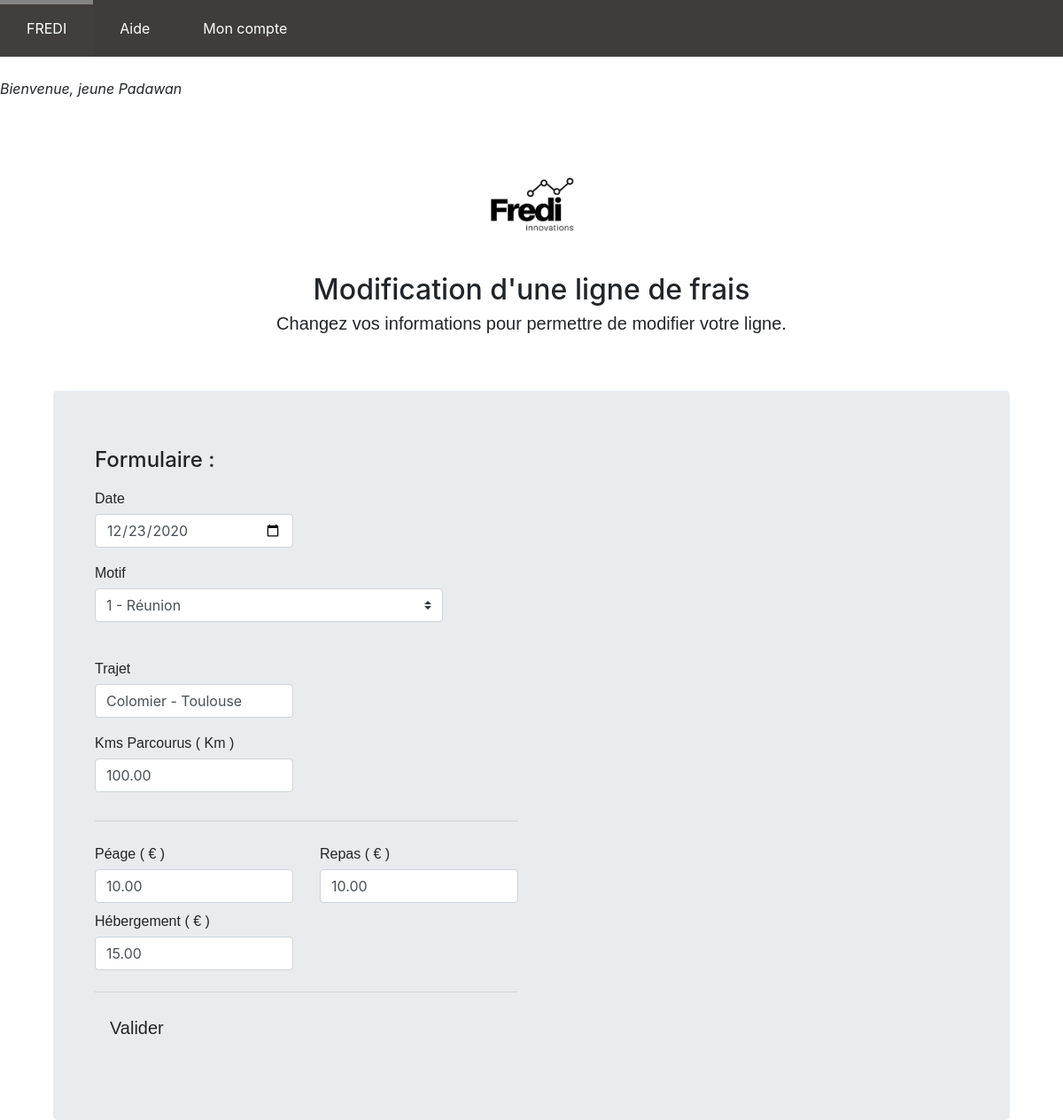
Page /FREDI/Modification_LDF.php?id=1 on the committed database.
### tables this page shows
CREATE TABLE `ligne_de_frais` (
  `id_ligne` int(11) NOT NULL,
  `date_frais` date NOT NULL,
  `lib_trajet` varchar(50) NOT NULL,
  `cout_peage` decimal(10,2) NOT NULL,
  `cout_repas` decimal(10,2) NOT NULL,
  `cout_hebergement` decimal(10,2) NOT NULL,
  `nb_km` decimal(10,2) NOT NULL,
  `total_km` decimal(10,2) NOT NULL,
  `total_ligne` decimal(10,2) NOT NULL,
  `code_statut` int(11) NOT NULL,
  `id_motif` int(11) NOT NULL,
  `annee` int(11) NOT NULL,
  `id_note` int(11) NOT NULL
);

### FREDI/classes/LignesDAO.php (called while the page is built, shortened)
<?php
class LignesDAO extends DAO {
    public function find($id)
    {
        $sql = "SELECT * FROM ligne_de_frais WHERE id_ligne= :id_ligne";
        try {
            $params = array(":id_ligne" => $id);
            $sth=$this->executer($sql, $params);
            $row = $sth->fetch(PDO::FETCH_ASSOC);
        } catch (PDOException $e) {
            die("Erreur lors de la requête SQL : " . $e->getMessage());
        }
        $lignes=null;
        if ($row) {
            $lignes = new Lignes($row);
        }
        return $lignes;
    }
}

### FREDI/classes/DAO.php (called while the page is built)
<?php
class DAO{
    protected $pdo=null;
    function __construct() {
        $user=DB_USER;
        $password=DB_PASSWORD;
        $host=DB_HOST;
        $name=DB_NAME;
        $dsn = 'mysql:host=' . $host . ';dbname=' . $name;
        try {
        $pdo = new PDO($dsn, $user, $password, array(PDO::MYSQL_ATTR_INIT_COMMAND =>
        "SET NAMES utf8"));
        $pdo->setAttribute(PDO::ATTR_ERRMODE, PDO::ERRMODE_EXCEPTION);
        } catch (PDOException $e) {
        echo("<p>Erreur lors de la connexion : " . $e->getMessage().'<p>');
        }
        $this->pdo = $pdo;
    }
    protected function executer($sql, $params = null) {
        try {
            if ($params == null) {
                $sth = $this->pdo->query($sql);
            } else {
                $sth = $this->pdo->prepare($sql);
                $sth->execute($params);
            }
        } catch (PDOException $e) {
            die("Erreur lors de la requête SQL : " . $e->getMessage()."\nSQL : ".$sql);
        }
        return $sth;
    }
}

### FREDI/classes/Lignes.php (called while the page is built, shortened)
<?php
class Lignes
{
    private $id_ligne;
    private $date_frais;
    private $id_motif;
    private $lib_trajet;
    private $nb_km;
	  private $cout_peage;
	  private $cout_repas;
    private $cout_hebergement;
	function getId_ligne() {
		return $this->id_ligne;
	}
    function getDate_frais() {
		  return $this->date_frais;
	  }
    function getId_motif() {
      return $this->id_motif;
    }
    function getLib_trajet() {
		return $this->lib_trajet;
	  }
    function getNb_km() {
      return $this->nb_km;
    }
    function getCout_peage() {
		  return $this->cout_peage;
    }
    function getCout_repas() {
		  return $this->cout_repas;
    }
    function getCout_hebergement() {
		  return $this->cout_hebergement;
    }
	  function setId_ligne($id_ligne) {
		  $this->id_ligne = $id_ligne;
	  }
    function setDate_frais($date_frais) {
		  $this->date_frais = $date_frais;
    }
    function setId_motif($id_motif) {
		  $this->id_motif = $id_motif;
	  }
    function setLib_trajet($lib_trajet) {
	    $this->lib_trajet = $lib_trajet;
	  }
    function setNb_km($nb_km) {
      $this->nb_km = $nb_km;
    }
    function setCout_peage($cout_peage) {
		  $this->cout_peage = $cout_peage;
    }
    function setCout_repas($cout_repas) {
		  $this->cout_repas = $cout_repas;
    }
    function setCout_hebergement($cout_hebergement) {
		  $this->cout_hebergement = $cout_hebergement;
    }
    public function fill(array $tableau)
    {
        foreach ($tableau as $cle => $valeur) {
            $methode = 'set' . $cle;
        }
    }
}

### FREDI/lignesForm.php (the view, shortened to what this page needs)
<?php
if (!isset($action)) {
  $action = '#';
}
$query_string=null;
if ($lignes->getId_ligne() !=""){
  $query_string = "?id=".$lignes->getId_ligne();
}
$disabled="";
?>
<!DOCTYPE html>
<html lang="en">
    <head>
        <link rel="stylesheet" href="https://stackpath.bootstrapcdn.com/bootstrap/4.2.1/css/bootstrap.min.css">
    </head>
    <body>
        <div class="container">
            <main role="main" class="container">
                <div class="jumbotron">
                    <div class="col-md-6 order-md-4">
                        <h4 class="mb-3 md-3">Formulaire : </h4>
                        <form class="needs-validation" method="post" action="<?php echo $action.$query_string; ?>">
                                <div class="row">
                                    <div class="col-md-6 mb-3">
                                        <label>Date</label>
                                        <input type="date" class="form-control" name="date_frais" id="date_frais" value="<?php echo $lignes->getDate_frais(); ?>" <?php echo $disabled; ?>>
                                    </div>
                                </div>
                                <div class="row">
                                    <div class="col-md-10 mb-3">
                                        <label>Motif</label>
                                        <select class="custom-select d-block w-100" name="id_motif" id="id_motif" value="<?php echo $lignes->getId_motif(); ?>" <?php echo $disabled; ?>>
                                            <option value="1">1 - Réunion</option>
                                        </select>
                                    </div>
                                </div>
                                <br>
                                <div class="row">
                                    <div class="col-md-6 mb-3">
                                        <label>Trajet</label>
                                        <input type="text" class="form-control" name="lib_trajet" id="lib_trajet" value="<?php echo $lignes->getLib_trajet(); ?>" <?php echo $disabled; ?>>
                                    </div>
                                </div>
                                <div class="row">
                                    <div class="col-md-6 mb-3">
                                        <label>Kms Parcourus ( Km )</label>
                                        <input type="number" step="0.01" class="form-control" name="nb_km" id="nb_km" value="<?php echo $lignes->getNb_km(); ?>" <?php echo $disabled; ?>>
                                    </div>
                                </div>
                                <hr class="mb-4">
                                <div class="row">
                                    <div class="col-md-6 mb-2">
                                        <label>Péage ( € )</label>
                                        <input type="number" step="0.01" class="form-control" name="cout_peage" id="cout_peage" value="<?php echo $lignes->getCout_peage(); ?>" <?php echo $disabled; ?>>
                                    </div>
                                    <div class="col-md-6 mb-2">
                                        <label>Repas ( € )</label>
                                        <input type="number" step="0.01" class="form-control" name="cout_repas" id="cout_repas" value="<?php echo $lignes->getCout_repas(); ?>" <?php echo $disabled; ?>>
                                    </div>
                                    <div class="col-md-6 mb-2">
                                        <label>Hébergement ( € )</label>
                                        <input type="number" step="0.01" class="form-control" name="cout_hebergement" id="cout_hebergement" value="<?php echo $lignes->getCout_hebergement(); ?>" <?php echo $disabled; ?>>
                                    </div>
                                </div>
                                <hr class="mb-6">
                                <p><input type="submit" class="btn btn-lg" name="submit" value="Valider"></p>
                         </form>
                    </div>
                </div>
            </main>
        </div>
    </body>
</html>

### FREDI/css/FREDI.css (style rules this page uses)
body { height: 100%; }
html { height: 100%; }
body { background-color:white; background-position: center; background-size: cover; position: center; font-family: 'Calibri', 'Trebuchet MS', sans-serif; text-align: center; margin: 0px; padding: 0px; }
p, label { font: 1rem 'Calibri', sans-serif; }
input { margin: .4rem; }

### FREDI/css/menu.css (style rules this page uses)
body { margin: 0px; padding: 0px; font-family: 'Calibri', 'Trebuchet MS', sans-serif; }

### rows in the picture
ligne_de_frais: date_frais "12/23/2020", id_motif "1 - Réunion", lib_trajet "Colomier - Toulouse", nb_km "100.00", cout_peage "10.00", cout_repas "10.00", cout_hebergement "15.00"
